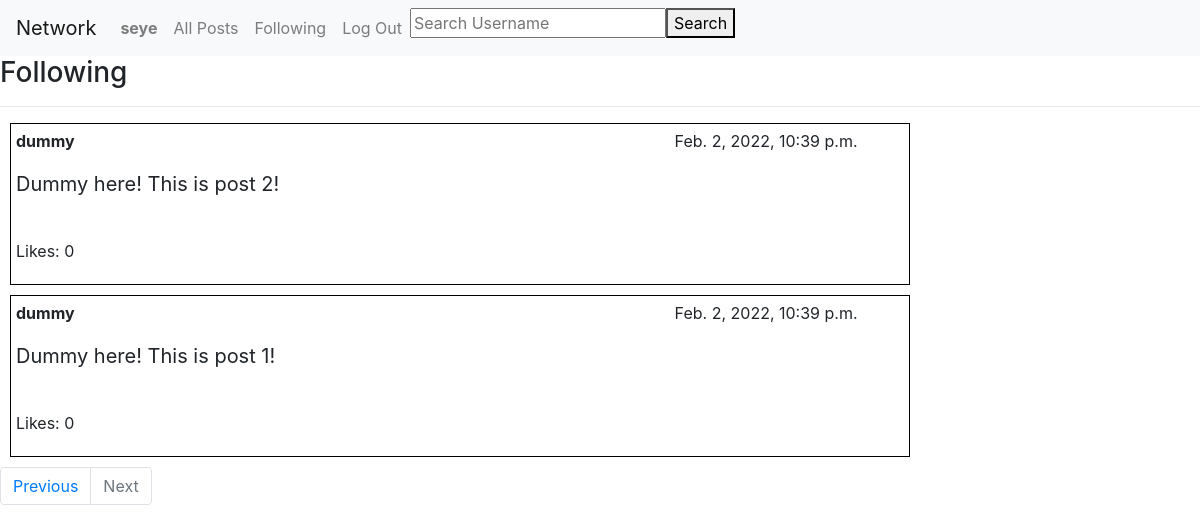
/following?page=2 (signed in), run on the app's committed database.
### network/models.py (models this page shows, shortened)
class User(AbstractUser):
    followers=IntegerField(default=0)
    following=IntegerField(default=0)

class Post_Following(Model):
    user=CharField(max_length=200, null=True)
    username=CharField(max_length=200, null=True)
    content=TextField(null=True)
    date=DateTimeField(null=True, auto_now_add=True)
    like=IntegerField(default=0)

### network/views.py (the view, shortened to what this page needs)
# urls.py: path('following', views.following, name="following"),
def following(request):
    if request.user.is_authenticated:
        post=Post_Following.objects.filter(user=request.user.username).order_by('-date')
        paginator = Paginator(post, 10)
        page_num = request.GET.get('page')
        page_item = paginator.get_page(page_num)
        return render(request, "network/following.html", {
        'post':page_item
        })
    else:
        return HttpResponseRedirect(reverse('network:login'))

### network/templates/network/following.html
{% extends "network/layout.html" %}
{% block body %}
<h3>Following</h3>
<hr>
{%for item in post%}
<div class="post" style='border: solid 1px black;margin: 10px; width:900px; padding:5px;'>
  <div class="" style="display:flex;">
    <strong>{{item.username}}</strong>
    <p style="margin-left:600px;">{{item.date}}</p>
  </div>
  <p style="font-size:20px;">{{item.content}}</p>
  <br>
  <p>Likes: {{item.like}}</p>
</div>
{%endfor%}
<nav aria-label="Page navigation">
  <ul class="pagination">
    {% if post.has_previous %}
    <li class="page-item"><a class="page-link" href="?page={{post.previous_page_number}}">Previous</a></li>
    {%else%}
    <li class="page-item disabled"><a class="page-link" href="#" tabindex="-1" aria-disabled="True">Previous</a></li>
    {%endif%}
    {% if post.has_next %}
    <li class="page-item"><a class="page-link" href="?page={{post.next_page_number}}">Next</a></li>
    {% else %}
    <li class="page-item disabled"><a class="page-link" href="#" tabindex="-1" aria-disabled="True">Next</a></li>
    {%endif%}
  </ul>
</nav>
{% endblock %}

### network/templates/network/layout.html (shortened to what this page needs)
{% load static %}
<!DOCTYPE html>
<html lang="en">
    <head>
        <link rel="stylesheet" href="https://stackpath.bootstrapcdn.com/bootstrap/4.4.1/css/bootstrap.min.css">
        <link href="{% static 'network/styles.css' %}" rel="stylesheet">
    </head>
    <body>
        <nav class="navbar navbar-expand-lg navbar-light bg-light">
            <a class="navbar-brand" href="#">Network</a>
            <div>
              <ul class="navbar-nav mr-auto">
                {% if user.is_authenticated %}
                    <li class="nav-item">
                      <form class="" action="index.html" method="post">
                        <a class="nav-link" type="submit" href="{%url 'network:profile'%}"><strong>{{ user.username }}</strong></a>
                      </form>
                    </li>
                {% endif %}
                <li class="nav-item">
                  <a class="nav-link" href="{% url 'network:index' %}">All Posts</a>
                </li>
                {% if user.is_authenticated %}
                    <li class="nav-item">
                        <a class="nav-link" href="{%url 'network:following'%}">Following</a>
                    </li>
                    <li class="nav-item">
                        <a class="nav-link" href="{% url 'network:logout' %}">Log Out</a>
                    </li>
                {% endif %}
                <form class="" action="{%url 'network:other_user_profile'%}" method="get">
                  <div class="" style="display:flex;">
                    <input type="text" name="username" value="" placeholder="Search Username">
                    <button type="submit" name="button">Search</button>
                  </div>
                </form>
              </ul>
            </div>
          </nav>
        <div class="body">
            {% block body %}
            {% endblock %}
        </div>
    </body>
</html>

### data on the page
User: username "seye"
Post_Following: username "dummy", date "Feb. 2, 2022, 10:39 p.m.", content "Dummy here! This is post 2!", like "0"
Post_Following: username "dummy", date "Feb. 2, 2022, 10:39 p.m.", content "Dummy here! This is post 1!", like "0"
